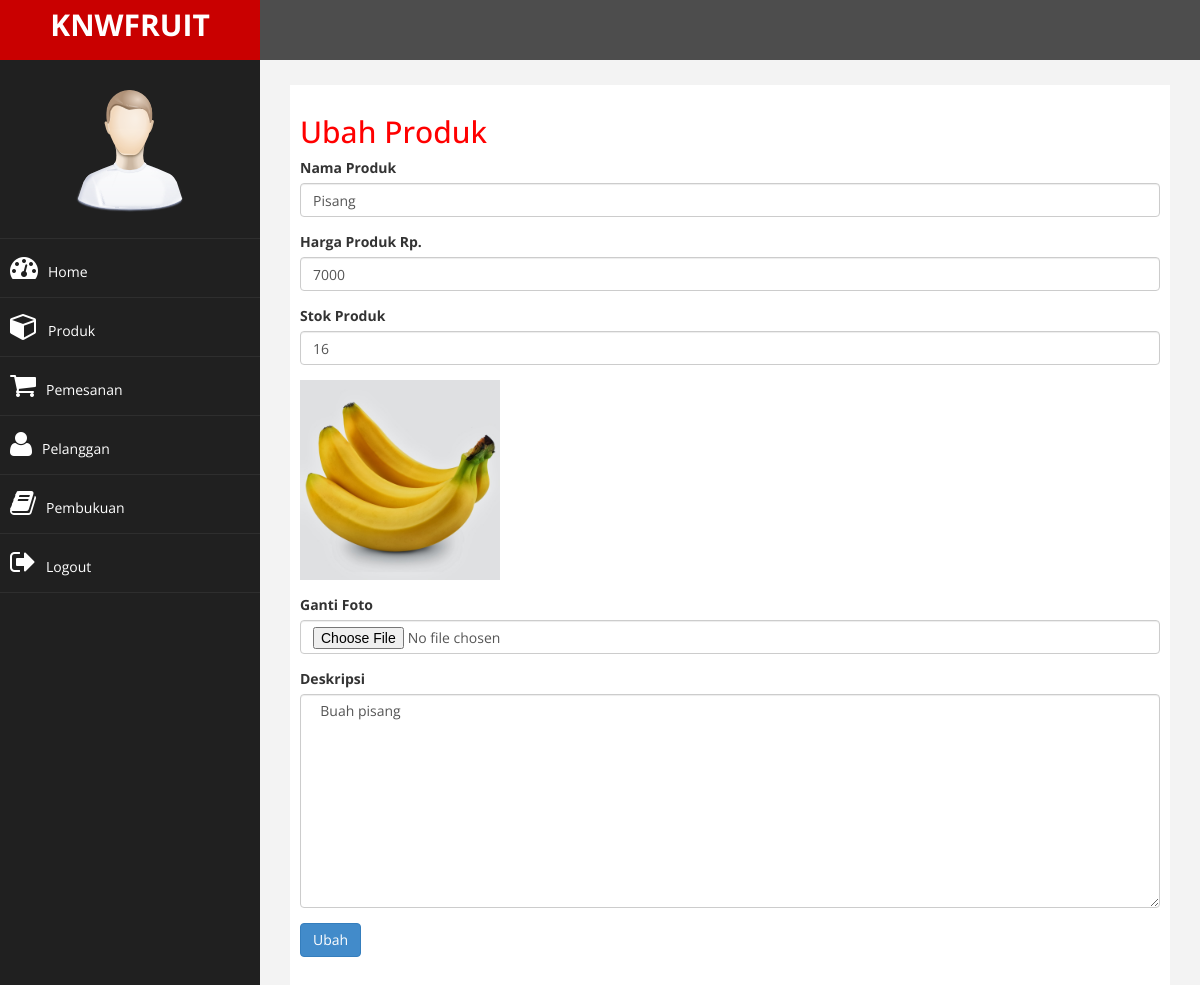
Page /admin/index.php?halaman=ubahproduk&id=2 (signed in) on the earlier database version.
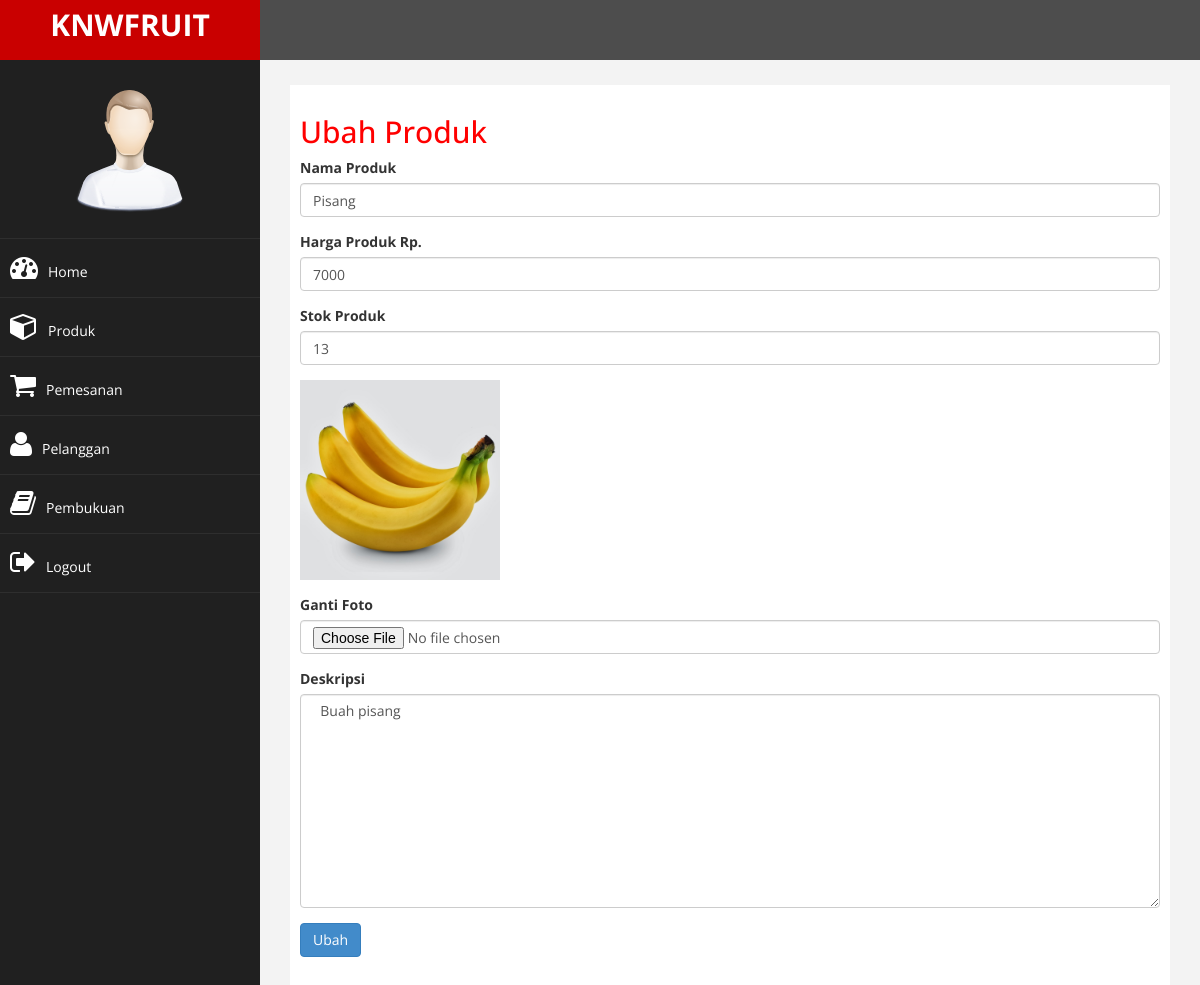
Same page on the later database version.
### tables this page shows
CREATE TABLE `produk` (
  `id_produk` int(11) NOT NULL,
  `nama_produk` varchar(25) NOT NULL,
  `harga_produk` int(11) NOT NULL,
  `foto_produk` varchar(50) NOT NULL,
  `deskripsi_produk` text NOT NULL,
  `stok_produk` int(10) NOT NULL,
  `berat` int(11) NOT NULL
);

### admin/ubahproduk.php (the view, shortened to what this page needs)
<h2>Ubah Produk</h2>
<?php
	$ambil = $koneksi->query("SELECT * FROM produk WHERE id_produk='$_GET[id]'");
	$pecah = $ambil->fetch_assoc();
?>
<form method="post" enctype="multipart/form-data">
	<div class="form-group">
		<label>Nama Produk</label>
		<input type="text" class="form-control" name="nama" value="<?php echo $pecah['nama_produk']; ?>">
	</div>
	<div class="form-group">
		<label>Harga Produk Rp.</label>
		<input type="number" class="form-control" name="harga" value="<?php echo $pecah['harga_produk']; ?>">
	</div>
	<div class="form-group">
		<label>Stok Produk</label>
		<input type="number" class="form-control" name="stok" value="<?php echo $pecah['stok_produk']; ?>">
	</div>
	<div class="form-group">
		<img src="../foto_produk/<?php echo $pecah['foto_produk']?>" width="200">
	</div>
	<div class="form-group">
		<label>Ganti Foto</label>
		<input type="file" class="form-control" name="foto">
	</div>
	<div class="form-group">
		<label>Deskripsi</label>
		<textarea class="form-control" name="deskripsi" rows="10"> <?php echo $pecah['deskripsi_produk']; ?></textarea>
	</div>
	<button class="btn btn-primary" name="ubah">Ubah</button>
</form>

Differences in the rows shown:
changed produk "Pisang": stok "16" → "13"
